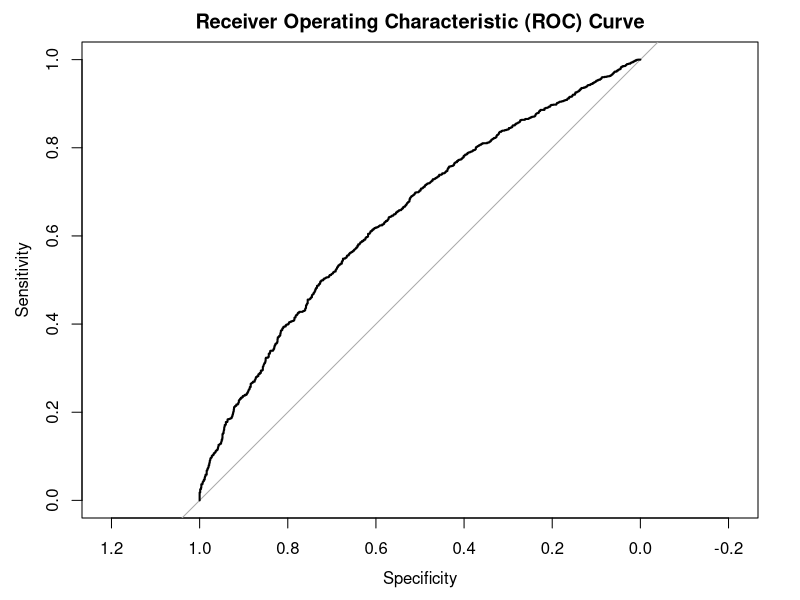
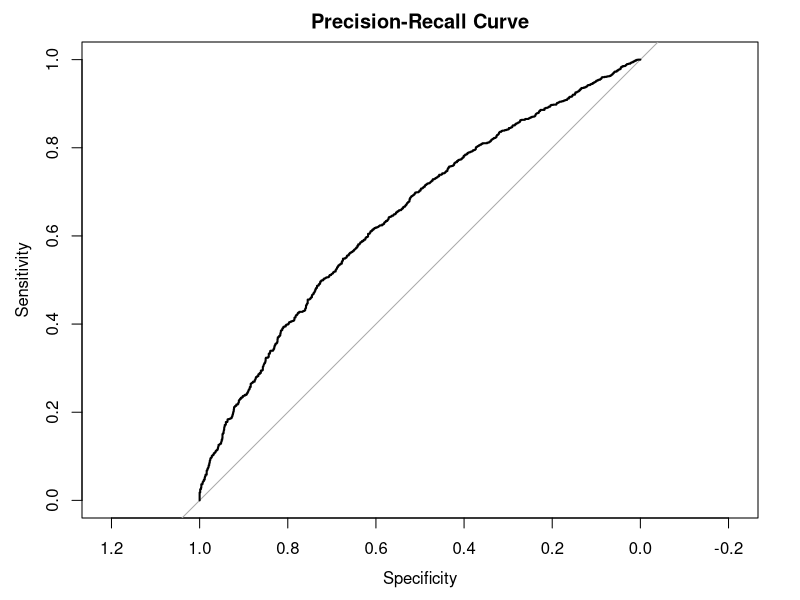

Write the R code that produced these figures, in order. (Note: this script raises an error after producing the figures.)
# Load required libraries
library(dplyr)
library(tidyr)
library(readr)

# NOTE: Set to your working directory
setwd(dirname(rstudioapi::getSourceEditorContext()$path))
print(paste("Current Working Directory: ",getwd()), sep="\n")

# Load the dataset
df <- read_csv("ground_weather_preprocessed.csv")

# Split the dataset into predictors (X) and the target variable (y)
target_variable_column <- "image"
X <- select(df, -target_variable_column)
y <- select(df, target_variable_column)
dim(X)[1] == dim(y)[1]
# Perform any additional data preprocessing steps as needed
# For example, scaling/standardizing variables, creating dummy variables, etc.

# Split the dataset into training and testing sets
set.seed(123)  # Set a random seed for reproducibility
train_indices <- sample(nrow(df), nrow(df) * 0.7)  # 70% for training
train_data <- X[train_indices, ]
test_data <- y[-train_indices, ]

#------------------------
model <- glm(image ~ ., data = df, family = "binomial")

# Make predictions on the test data
predictions <- predict(model, newdata = df, type = "response")

# Evaluate the model (example: using accuracy)
predicted_classes <- ifelse(predictions > 0.5, 1, 0)
accuracy <- sum(predicted_classes == df$image) / length(df$image)
cat("Accuracy:", accuracy)
#------------------------
# Create a confusion matrix below
#------------------------
# Install the "caret" package if it's not already installed
# install.packages("caret")

# Load the required libraries
library(caret)

# Make predictions on the test data
predictions <- predict(model, newdata = df, type = "response")

# Convert predicted_classes and df$image to factors with the same levels
predicted_classes <- factor(ifelse(predictions > 0.5, 1, 0))
df$image <- factor(df$image)

# Create the confusion matrix
confusion_matrix <- confusionMatrix(predicted_classes, df$image)

# Print the confusion matrix
confusion_matrix
#-------------------------------------------------------------------------------
# VISUALIZATIONS
#-------------------------------------------------------------------------------
# Default Visual
library(pROC)
roc_obj <- roc(df$image, predictions)
plot(roc_obj, main = "Receiver Operating Characteristic (ROC) Curve")

pr_obj <- roc(df$image, predictions, direction = "<")
plot(pr_obj, main = "Precision-Recall Curve")

# Error: Unable to load package rms on my linux box
install.packages("rms")
library(rms)
calibration_plot <- calibration(predictions, df$image, method = "bins")
plot(calibration_plot, main = "Calibration Plot")
#-------------------------------------------------------------------------------
# ggPlot  Visual
library(pROC)
library(ggplot2)

# ROC Curve
roc_obj <- roc(df$image, predictions)

roc_data <- data.frame(
  "FPR" = roc_obj$specificities,
  "TPR" = roc_obj$sensitivities
)

roc_plot <- ggplot(roc_data, aes(x = FPR, y = TPR)) +
  geom_line() +
  geom_abline(slope = 1, intercept = 0, linetype = "dashed") +
  labs(x = "False Positive Rate", y = "True Positive Rate") +
  ggtitle("Receiver Operating Characteristic (ROC) Curve")

roc_plot

#========================================
# Precision Recall Visualization
# Precision: measures the accuracy of positive predictions made by a model
# Precision = True Positives / (True Positives + False Positives)
# Recall: measures ability of a model to identify positive instances correctly
# Recall = True Positives / (True Positives + False Negatives)
#========================================
pr_obj <- roc(df$image, predictions, direction = "<")

# Calculate Precision
pr_data <- data.frame(
  "Recall" = pr_obj$sensitivities,
  "Specificity" = pr_obj$specificities
)

pr_data$Precision <- with(pr_data, Recall / (Recall + (1 - Specificity)))

# Filter out rows with missing values
pr_data <- pr_data[complete.cases(pr_data), ]

pr_plot <- ggplot(pr_data, aes(x = Recall, y = Precision)) +
  geom_line() +
  labs(x = "Recall", y = "Precision") +
  ggtitle("Precision-Recall Curve")

pr_plot

# Heatmap of Original Dataset w/targeted attributes
library(ggplot2)
# Calculate correlation matrix
numeric_df <- df[, sapply(df, is.numeric)]
cor_matrix <- cor(numeric_df)

# Convert correlation matrix to long format
cor_data <- reshape2::melt(cor_matrix)

# Create correlation heatmap using ggplot2
heatmap_plot <- ggplot(cor_data, aes(Var1, Var2, fill = value)) +
  geom_tile() +
  scale_fill_gradient(low = "white", high = "red") +
  labs(x = "Variable 1", y = "Variable 2", title = "Correlation Heatmap") +
  geom_text(aes(label = round(value, 2)), color = "black", size = 3)

heatmap_plot

#===============================================================================
# Display Outputs
#===============================================================================
heatmap_plot
confusion_matrix
roc_plot
pr_plot

#===============================================================================

# Fit the logistic regression model and get the coefficients
model <- glm(image ~ ., data = df, family = "binomial")
coefficients <- coef(model)
sorted_coefficients <- sort(abs(coefficients), decreasing = TRUE)

# Variables with larger absolute coefficients have a stronger influence
# on the prediction
print(`sorted_coefficients`)

# Remove the intercept coefficient
predictor_coef <- sorted_coefficients[-1]
coef_data <- data.frame(Variable = names(predictor_coef), Coefficient = predictor_coef)


# Sort the coefficients by their absolute values for easier interpretation
coef_data <- coef_data[order(abs(coef_data$Coefficient), decreasing = TRUE), ]

coef_plot <- ggplot(coef_data, aes(x = Variable, y = Coefficient, fill = Coefficient > 0.4999)) +
  geom_bar(stat = "identity", color = "black") +
  labs(x = "Predictor Variable", y = "Coefficient Magnitude", title = "Comparison of Coefficients") +
  theme(axis.text.x = element_text(angle = 45, hjust = 1)) +
  scale_fill_manual(values = c("coral", "forestgreen"), labels = c("Minority", "Majority"), guide = guide_legend(reverse = TRUE)) +
  coord_cartesian(ylim = c(0.0, 1.0))

# Display the bar plot
coef_plot
